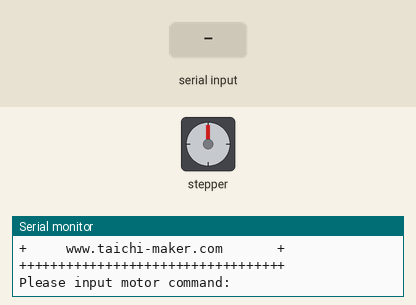
Recording of a program running on a simulated ESP32. On the bench: stepper motor, the last lines printed to the serial monitor. The inputs (shaded band) are chosen by the test bench. Stepper angles assume 200 steps per turn.

Above: at 1.8 s.
1.9 s: "s90\n" received over Serial
At 2.16 s:
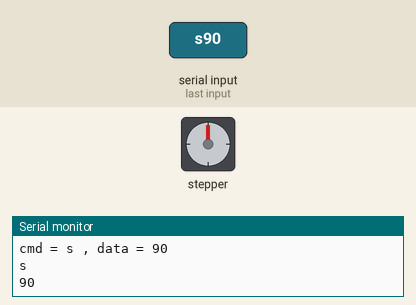
At 2.76 s:
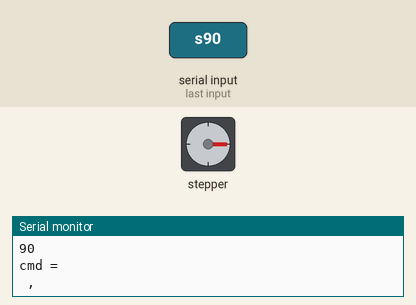
4.9 s: "90,45\n" received over Serial
At 5.46 s:
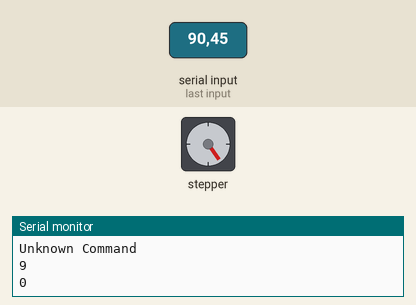
7.9 s: "5\n" received over Serial
10.9 s: "s" received over Serial
Timing chart, 0 to 13.8 s (numbered marks = the images above; inputs shaded):
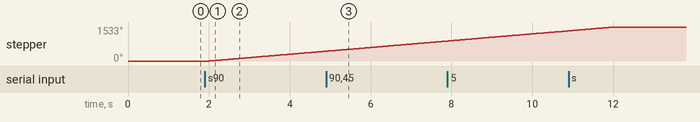

Measured:
- after the input at 1.9 s, stepper: keeps turning clockwise at about 154°/s, starting after 0.11 s

The program:

main.cpp
```cpp
#include <AccelStepper.h>

TaskHandle_t th_p[1];
// Define some steppers and the pins the will use
AccelStepper stepper1(AccelStepper::DRIVER, 19);
float speed = 0;
char cmd; // 电机指令字符
int data; // 电机指令参数

void runUsrCmd()
{
    switch (cmd)
    {
    case 's': // 用户通过此指令设置电机速度
        speed = data;
        stepper1.setSpeed(data);
        break;
    default: // 未知指令
        Serial.println(F("Unknown Command"));
    }
}

void Core0task(void *pvParameters)
{
    // Task 1 code here
    Serial.begin(115200);
    Serial.println(F("++++++++++++++++++++++++++++++++++"));
    Serial.println(F("+ Taichi-Maker AccelStepper Demo +"));
    Serial.println(F("+     www.taichi-maker.com       +"));
    Serial.println(F("++++++++++++++++++++++++++++++++++"));
    Serial.println(F(""));
    Serial.println(F("Please input motor command:"));
    for (;;)
    {
        if (Serial.available())
        {
            // 检查串口缓存是否有数据等待传输
            cmd = Serial.read(); // 获取电机指令中指令信息
            Serial.print(F("cmd = "));
            Serial.print(cmd);
            Serial.print(F(" , "));

            data = Serial.parseInt(); // 获取电机指令中参数信息
            Serial.print(F("data = "));
            Serial.print(data);
            Serial.println(F(""));

            runUsrCmd();
            Serial.println(cmd);
            Serial.println(data);
        }
        delay(500);
    }
}

void setup()
{
    xTaskCreatePinnedToCore(Core0task, "Core0task", 4096, NULL, 3, &th_p[0], 0);
    // 1000000.0 166599
    stepper1.setMaxSpeed(1000000);
    stepper1.setSpeed(speed);
}

void loop()
{
    stepper1.runSpeed();
}
```
